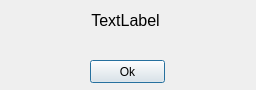
<?xml version="1.0" encoding="UTF-8"?>
<ui version="4.0">
 <class>ExistUser</class>
 <widget class="QDialog" name="ExistUser">
  <property name="geometry">
   <rect>
    <x>0</x>
    <y>0</y>
    <width>256</width>
    <height>90</height>
   </rect>
  </property>
  <property name="sizePolicy">
   <sizepolicy hsizetype="Fixed" vsizetype="Fixed">
    <horstretch>0</horstretch>
    <verstretch>0</verstretch>
   </sizepolicy>
  </property>
  <property name="windowTitle">
   <string>Dialog</string>
  </property>
  <widget class="QLabel" name="messageLabel">
   <property name="geometry">
    <rect>
     <x>10</x>
     <y>10</y>
     <width>231</width>
     <height>21</height>
    </rect>
   </property>
   <property name="font">
    <font>
     <pointsize>12</pointsize>
    </font>
   </property>
   <property name="text">
    <string>TextLabel</string>
   </property>
   <property name="alignment">
    <set>Qt::AlignCenter</set>
   </property>
  </widget>
  <widget class="QPushButton" name="okButton">
   <property name="geometry">
    <rect>
     <x>90</x>
     <y>60</y>
     <width>75</width>
     <height>23</height>
    </rect>
   </property>
   <property name="text">
    <string>Ok</string>
   </property>
  </widget>
 </widget>
 <resources/>
 <connections/>
</ui>
